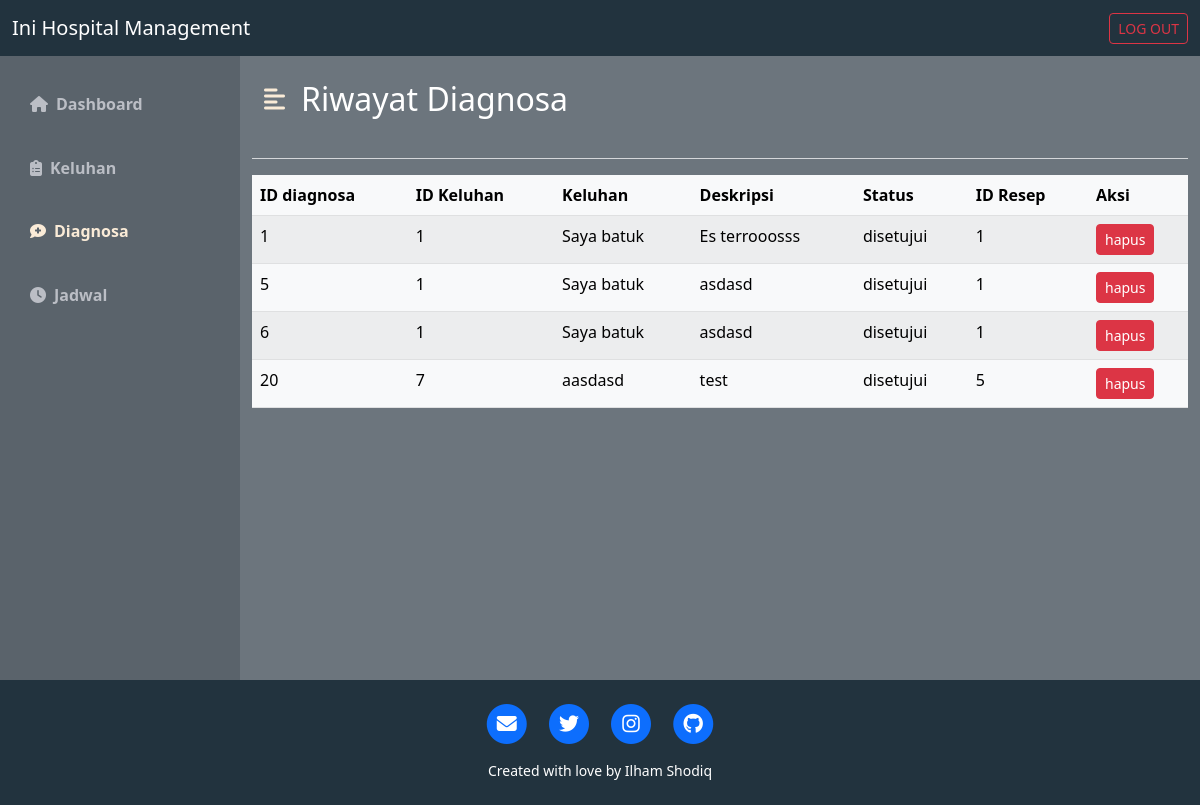
The app's page /menu_dokter/dokter_diagnosa.php (signed in) with its own data.
### tables this page shows
CREATE TABLE IF NOT EXISTS `diagnosa` (
  `id_diagnosa` int(11) NOT NULL AUTO_INCREMENT,
  `id_keluhan` int(11) DEFAULT NULL,
  `deskripsi_diagnosa` varchar(2000) DEFAULT NULL,
  `id_resep` int(11) DEFAULT NULL,
  PRIMARY KEY (`id_diagnosa`),
  KEY `FK_diagnosa_resep` (`id_resep`),
  KEY `FK_diagnosa_keluhan` (`id_keluhan`),
  CONSTRAINT `FK_diagnosa_keluhan` FOREIGN KEY (`id_keluhan`) REFERENCES `keluhan` (`id_keluhan`),
  CONSTRAINT `FK_diagnosa_resep` FOREIGN KEY (`id_resep`) REFERENCES `resep` (`id_resep`)
);

CREATE TABLE IF NOT EXISTS `keluhan` (
  `id_keluhan` int(11) NOT NULL AUTO_INCREMENT,
  `id_pasien` int(11) DEFAULT NULL,
  `tanggal` varchar(50) DEFAULT NULL,
  `jam` varchar(50) DEFAULT NULL,
  `id_dokter` int(11) DEFAULT NULL,
  `deskripsi` varchar(2000) DEFAULT NULL,
  `status` varchar(50) DEFAULT 'belum disetujui',
  `id_ruangan` int(11) DEFAULT NULL,
  PRIMARY KEY (`id_keluhan`),
  KEY `FK_keluhan_pasien` (`id_pasien`),
  KEY `FK_keluhan_dokter` (`id_dokter`),
  KEY `FK_keluhan_ruangan` (`id_ruangan`),
  CONSTRAINT `FK_keluhan_dokter` FOREIGN KEY (`id_dokter`) REFERENCES `dokter` (`id_dokter`),
  CONSTRAINT `FK_keluhan_pasien` FOREIGN KEY (`id_pasien`) REFERENCES `pasien` (`id_pasien`),
  CONSTRAINT `FK_keluhan_ruangan` FOREIGN KEY (`id_ruangan`) REFERENCES `ruangan` (`id_ruangan`)
);

### menu_dokter/dokter_diagnosa.php (the view, shortened to what this page needs)
<!DOCTYPE html>
<html lang="en">
<head>
    <link href="https://cdn.jsdelivr.net/npm/bootstrap@5.2.0-beta1/dist/css/bootstrap.min.css" rel="stylesheet">
    <link rel="stylesheet" href="https://cdnjs.cloudflare.com/ajax/libs/font-awesome/6.1.1/css/all.min.css" />
    <link rel="stylesheet" href="../css/style_dashboard.css">
</head>
<body>
    <?php
    include "../koneksi.php";
    $id_dokter = $_SESSION['id_dokter'];
    $sql = "SELECT * FROM diagnosa, keluhan WHERE diagnosa.id_keluhan = keluhan.id_keluhan AND keluhan.id_dokter = $id_dokter";
    $query = $koneksi->query($sql);
    ?>
    <nav class="navbar navbar-dark" style="background-color: #22333E;">
        <div class="container-fluid">
            <a class="navbar-brand">Ini Hospital Management</a>
            <form class="d-flex" role="search">
                <a href="../logout.php" class="btn btn-outline-danger btn-sm" role="button">LOG OUT</a>
            </form>
        </div>
    </nav>
    <div class="d-flex bg-secondary text-white" id="wrapper">
        <div class="" id="sidebar-wrapper" style="background-color: #5a636b;">
            <div class="list-group list-group-flush my-3">
                <a href="dokter_dashboard.php" class="list-group-item list-group-item-action bg-transparent second-text fw-bold "><i class="fas fa-home me-2"></i>Dashboard</a>
                <a href="dokter_keluhan.php" class="list-group-item list-group-item-action bg-transparent second-text fw-bold "><i class="fas fa-clipboard-list me-2"></i></i>Keluhan</a>
                <a href="dokter_diagnosa.php" class="list-group-item list-group-item-action bg-transparent second-text fw-bold active"><i class="fa-solid fa-comment-medical me-2"></i>Diagnosa</a>
                <a href="dokter_jadwal.php" class="list-group-item list-group-item-action bg-transparent second-text fw-bold"><i class="fas fa-clock me-2"></i>Jadwal</a>
            </div>
        </div>
        <div id="page-content-wrapper">
            <nav class="navbar navbar-expand-lg navbar-light bg-transparent py-4 px-4">
                <div class="d-flex align-items-center">
                    <i class="fas fa-align-left primary-text fs-4 me-3" id="menu-toggle"></i>
                    <h2 class="fs-2 m-0">Riwayat Diagnosa</h2>
                </div>
            </nav>
            <div class="container-sm">
                <hr class="border-light border-2 opacity-75">
                <table class="table table-light table-striped rounded table-hover">
                    <thead>
                        <tr>
                            <th scope="col">ID diagnosa</th>
                            <th scope="col">ID Keluhan</th>
                            <th scope="col">Keluhan</th>
                            <th scope="col">Deskripsi</th>
                            <th scope="col">Status</th>
                            <th scope="col">ID Resep</th>
                            <th scope="col" width="100">Aksi</th>
                        </tr>
                    </thead>
                    <tbody>
                        <?php while ($data = $query->fetch_array()) { ?>
                            <tr>
                                <td><?php echo $data['id_diagnosa'] ?></td>
                                <td><?php echo $data['id_keluhan'] ?></td>
                                <td><?php echo $data['deskripsi'] ?></td>
                                <td><?php echo $data['deskripsi_diagnosa'] ?></td>
                                <td><?php echo $data['status'] ?></td>
                                <td><?php echo $data['id_resep'] ?></td>
                                <td>
                                    <form action="aksi/aksi_hapusdiagnosa.php" method="post">
                                        <input class="btn btn-danger btn-sm" type="submit" name="hapus" value="hapus" onClick="return confirm('Apakah Anda ingin menghapus diagnosa?')">
                                    </form>
                                </td>
                            </tr>
                        <?php } ?>
                    </tbody>
                </table>
            </div>
        </div>
    </div>
    <footer class="text-center text-white p-4" style="background-color: #22333E;">
        <div class="row gx-4 gx-lg-5 justify-content-center">
            <div class="col-md-10 col-lg-8 col-xl-7">
                <ul class="list-inline text-center">
                    <li class="list-inline-item">
                        <a href="mailto:ilhambheh@gmail.com">
                            <span class="fa-stack fa-lg">
                                <i class="fas fa-circle fa-stack-2x"></i>
                                <i class="fas fa-envelope fa-stack-1x fa-inverse"> </i>
                            </span>
                        </a>
                    </li>
                    <li class="list-inline-item">
                        <a href="https://twitter.com/The12sMB">
                            <span class="fa-stack fa-lg">
                                <i class="fas fa-circle fa-stack-2x"></i>
                                <i class="fab fa-twitter fa-stack-1x fa-inverse"></i>
                            </span>
                        </a>
                    </li>
                    <li class="list-inline-item">
                        <a href="https://www.instagram.com/ilham_shodq/">
                            <span class="fa-stack fa-lg">
                                <i class="fas fa-circle fa-stack-2x"></i>
                                <i class="fab fa-instagram fa-stack-1x fa-inverse"></i>
                            </span>
                        </a>
                    </li>
                    <li class="list-inline-item">
                        <a href="https://github.com/ilhamshodiq">
                            <span class="fa-stack fa-lg">
                                <i class="fas fa-circle fa-stack-2x"></i>
                                <i class="fab fa-github fa-stack-1x fa-inverse"></i>
                            </span>
                        </a>
                    </li>
                </ul>
                <div class="small text-center">Created with love by Ilham Shodiq</div>
            </div>
        </div>
    </footer>
</body>
</html>

### css/style_dashboard.css (style rules this page uses)
:root { --main-text-color: antiquewhite; --second-text-color: #bbbec5; --second-bg-color: #c1efde; }
.primary-text { color: var(--main-text-color); }
.second-text { color: var(--second-text-color); }
#wrapper { overflow-x: hidden; }
#sidebar-wrapper { min-height: 78vh; margin-left: -15rem; -webkit-transition: margin 0.25s ease-out; -moz-transition: margin 0.25s ease-out; -o-transition: margin 0.25s ease-out; transition: margin 0.25s ease-out; }
#sidebar-wrapper .list-group { width: 15rem; }
#page-content-wrapper { min-width: 100vw; }
#menu-toggle { cursor: pointer; }
.list-group-item { border: none; padding: 20px 30px; }
.list-group-item.active { background-color: transparent; color: var(--main-text-color); font-weight: bold; border: none; }
@media (min-width: 768px) { #sidebar-wrapper { margin-left: 0; } }
@media (min-width: 768px) { #page-content-wrapper { min-width: 0; width: 100%; } }

### records on screen
diagnosa: id_diagnosa "1", id_keluhan.id_keluhan "1", id_keluhan.deskripsi "Saya batuk", deskripsi_diagnosa "Es terrooosss", id_keluhan.status "disetujui", id_resep "1"
diagnosa: id_diagnosa "5", id_keluhan.id_keluhan "1", id_keluhan.deskripsi "Saya batuk", deskripsi_diagnosa "asdasd", id_keluhan.status "disetujui", id_resep "1"
diagnosa: id_diagnosa "6", id_keluhan.id_keluhan "1", id_keluhan.deskripsi "Saya batuk", deskripsi_diagnosa "asdasd", id_keluhan.status "disetujui", id_resep "1"
diagnosa: id_diagnosa "20", id_keluhan.id_keluhan "7", id_keluhan.deskripsi "aasdasd", deskripsi_diagnosa "test", id_keluhan.status "disetujui", id_resep "5"
